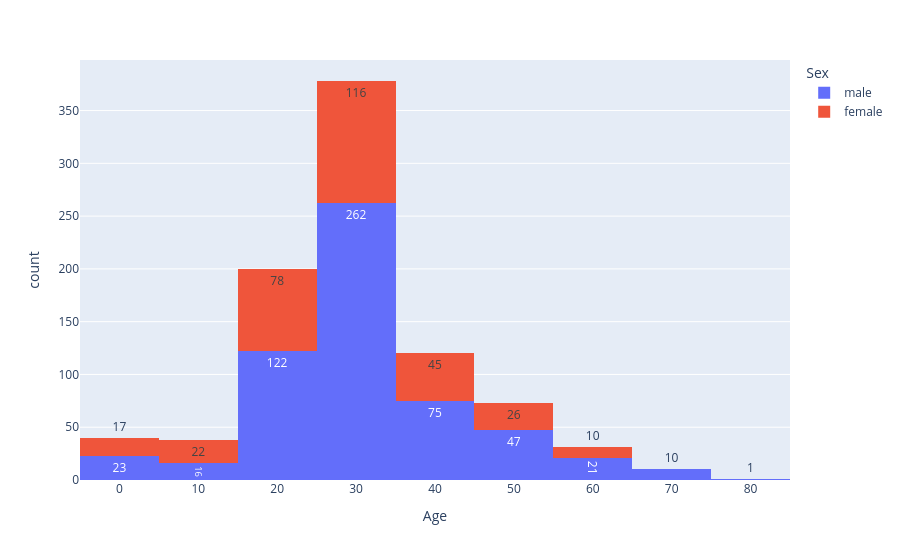

Notebook code cell kept with this figure:
### Code cell
# в Plotly количественный признак помещается в x, категориальный - в color
px.histogram(titanic, x = 'Age', color = 'Sex', nbins = 8, text_auto = True)

### Figure 1 — Plotly figure (JSON) as saved in the notebook; plotly's stock layout.template omitted (floating-point values rounded to 4 significant figures; data arrays with more than 128 entries replaced by an {"elided": "..."} marker saying what was removed)
{"data": [{"bingroup": "x", "hovertemplate": "Sex=male<br>Age=%{x}<br>count=%{y}<extra></extra>", "legendgroup": "male", "marker": {"color": "#636efa", "pattern": {"shape": ""}}, "name": "male", "nbinsx": 8, "orientation": "v", "showlegend": true, "texttemplate": "%{value}", "type": "histogram", "x": {"elided": "577 float values"}, "xaxis": "x", "yaxis": "y"}, {"bingroup": "x", "hovertemplate": "Sex=female<br>Age=%{x}<br>count=%{y}<extra></extra>", "legendgroup": "female", "marker": {"color": "#EF553B", "pattern": {"shape": ""}}, "name": "female", "nbinsx": 8, "orientation": "v", "showlegend": true, "texttemplate": "%{value}", "type": "histogram", "x": {"elided": "314 float values"}, "xaxis": "x", "yaxis": "y"}], "layout": {"barmode": "relative", "legend": {"title": {"text": "Sex"}, "tracegroupgap": 0}, "margin": {"t": 60}, "xaxis": {"anchor": "y", "domain": [0, 1], "title": {"text": "Age"}}, "yaxis": {"anchor": "x", "domain": [0, 1], "title": {"text": "count"}}}}
